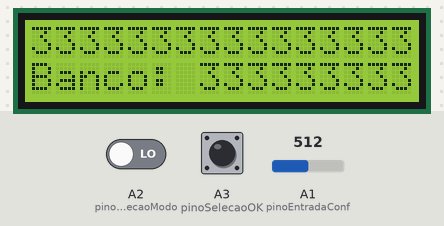
Recording of a sketch running on a simulated Arduino Uno, built with avr-gcc and run on an emulated ATmega328P. On the bench: 16×2 character LCD. Inputs (shaded band) come from the test bench; at power-on: A1 (pinoEntradaConf) = 512, A3 (pinoSelecaoOK) LOW, A2 (pinoSelecaoModo) LOW.

Above: at 2.2 s.
2.3 s: A1 (pinoEntradaConf) set to 894
At 3.5 s:
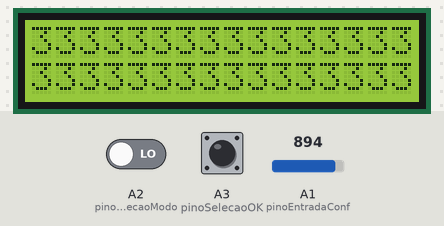
4.2 s: A1 (pinoEntradaConf) set to 927
At 5.5 s:
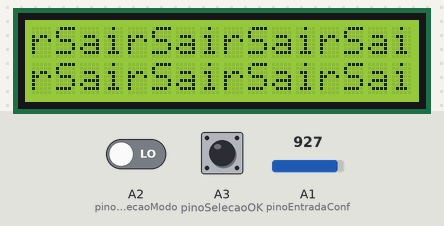
6.1 s: A3 (pinoSelecaoOK) pulled HIGH for 0.15 s
At 7.1 s:
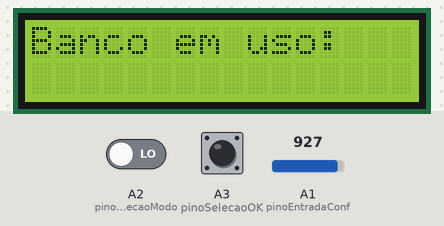
Timing chart, 0 to 9.1 s (numbered marks = the images above; inputs shaded):
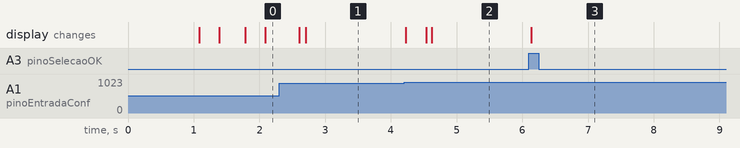

Measured:
- the behaviour switches between 909 and 910 on A1 (pinoEntradaConf) (found by bisection; images 1 and 2)
- after the input at 4.2 s, the display: first changes at once (image 2 shows a later state)
- after the input at 6.1 s, the display: changes at once (image 3)

The sketch:

TestePedalSeletorBancosComLCD.ino
```cpp
#include <LiquidCrystal.h>

// SUGESTAO: usar lcd.createChar() e lcd.write() no modo de uso para mostrar o banco utilizado de forma grande

#define LOOP_SAIR 5
#define MODO_EDICAO 0
#define MODO_USO 1

// initialize the library with the numbers of the interface pins
LiquidCrystal lcd(12, 11, 5, 4, 3, 2);

int pinoEntradaConf = A1;    // select the input pin for the potentiometer
int pinoSelecaoModo = A2;
int pinoSelecaoOK = A3;

byte bancoSeletor = 0;
byte loopSeletor = 0;
byte loopSeletorAnterior = 0;
byte modoOperacao = MODO_USO;

byte estadoLeituraSeletor = 0;

byte bancos[4] = {
  0,0,0,0};

void usaSeletor() {

  int val = analogRead(pinoEntradaConf);
  delay(10);

  if (val <= 110)
    estadoLeituraSeletor = 1;
  if ((val >= 310) && (val <= 330))
    estadoLeituraSeletor = 2;
  if ((val >= 510) && (val <= 530))
    estadoLeituraSeletor = 3;
  if ((val >= 710) && (val <= 730))
    estadoLeituraSeletor = 4;
  if (val >= 910)
    estadoLeituraSeletor = 5;

}

int leComDebounce(int pino) {
  int ret = digitalRead(pino);
  delay(10);
  return ret;
}

void setup() {
  pinMode(pinoSelecaoModo, INPUT);
  pinMode(pinoSelecaoOK, INPUT);

  lcd.begin(16, 2);
  lcd.print("PedaleiraDigital");
  lcd.setCursor(0, 1);
  lcd.print("v0.1");
  delay(1000);
}

void loop() {

  leComDebounce(pinoSelecaoModo) != HIGH;

  modoOperacao = !modoOperacao;

  if (modoOperacao == MODO_EDICAO) {

    while (bancoSeletor != LOOP_SAIR) {
      estadoLeituraSeletor = 0;
      bancoSeletor = 1;
      loopSeletor = 1;

      lcd.clear();
      lcd.print("Selecionar banco");
      lcd.setCursor(0, 1);
      lcd.print("Banco: ");
      lcd.setCursor(7, 1);

      while (leComDebounce(pinoSelecaoOK) != HIGH) {
        usaSeletor();
        bancoSeletor = estadoLeituraSeletor;
        lcd.print(((bancoSeletor != LOOP_SAIR)?String(bancoSeletor):"Sair"));
      }

      if (bancoSeletor != LOOP_SAIR) {

        estadoLeituraSeletor = 0;

        lcd.clear();
        lcd.print("Selecionar loops");
        lcd.setCursor(0, 1);

        while (loopSeletor != LOOP_SAIR) {

          while (leComDebounce(pinoSelecaoOK) != HIGH) {
            usaSeletor();
            loopSeletor = estadoLeituraSeletor;
            int posicaoCursorLoop = (2*(loopSeletor-1));
            lcd.setCursor(posicaoCursorLoop, 1);
            lcd.print(loopSeletor);
          }

          if (loopSeletor != LOOP_SAIR) {
            int bitLoop = bitRead(bancos[bancoSeletor-1], loopSeletor-1);
            bitWrite(bancos[bancoSeletor-1], loopSeletor-1, !bitLoop);
            //EM CONSTRUCAO: colocar codigo para verificacao se o loop ja esta selecionado ou nao, e entao apaga-lo ou escreve-lo no LCD

          }
          else {
            lcd.setCursor(0, 1);
            lcd.print("Sai edicao loops");
            delay(500);
          }
        }

      } // end if (bancoSeletor != LOOP_SAIR)
    } // end while (bancoSeletor != LOOP_SAIR)
  } // end if (modoOperacao == MODO_EDICAO)
  else { // MODO_USO
    lcd.clear();
    lcd.print("Banco em uso: "); //modificar aqui quando levar para o codigo final; deve refletir o banco em uso. Ver SUGESTAO acima
    // Aqui vai o codigo de uso da pedaleira
    delay(100);
  }

}
```
